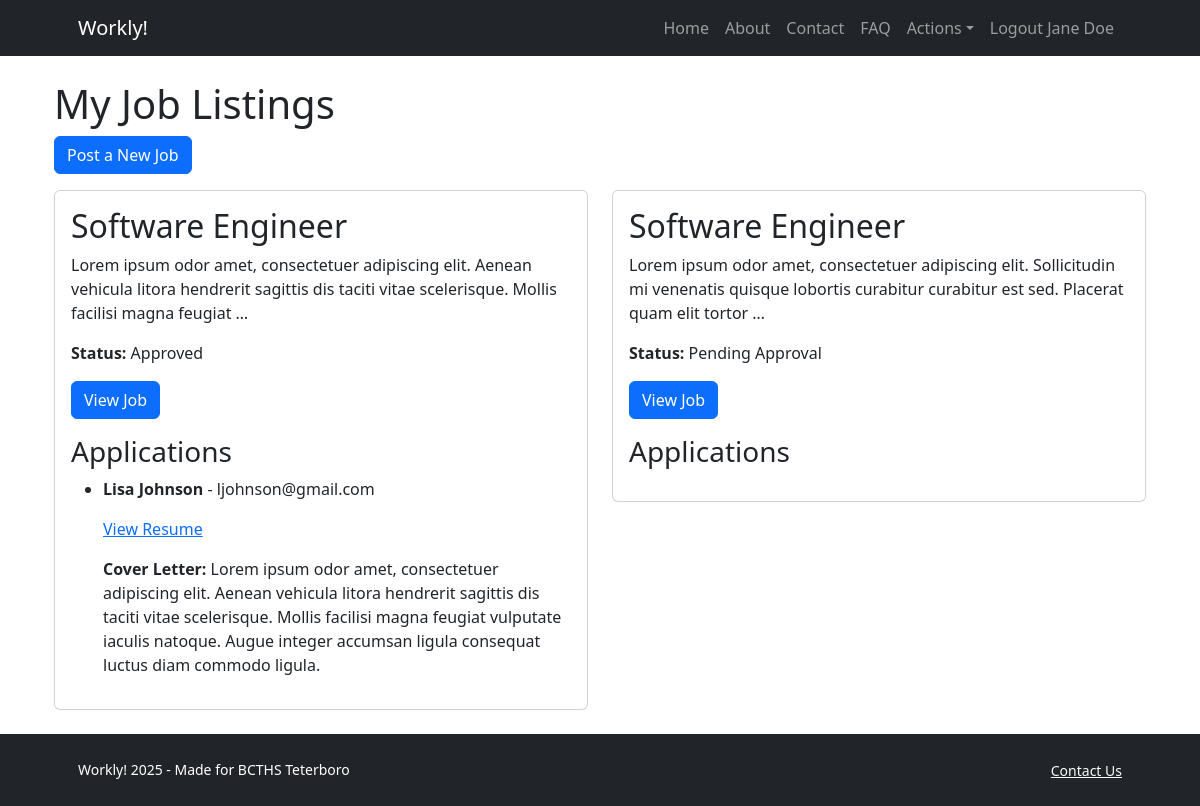
Page /employer-dashboard/ (signed in) on the earlier database version.
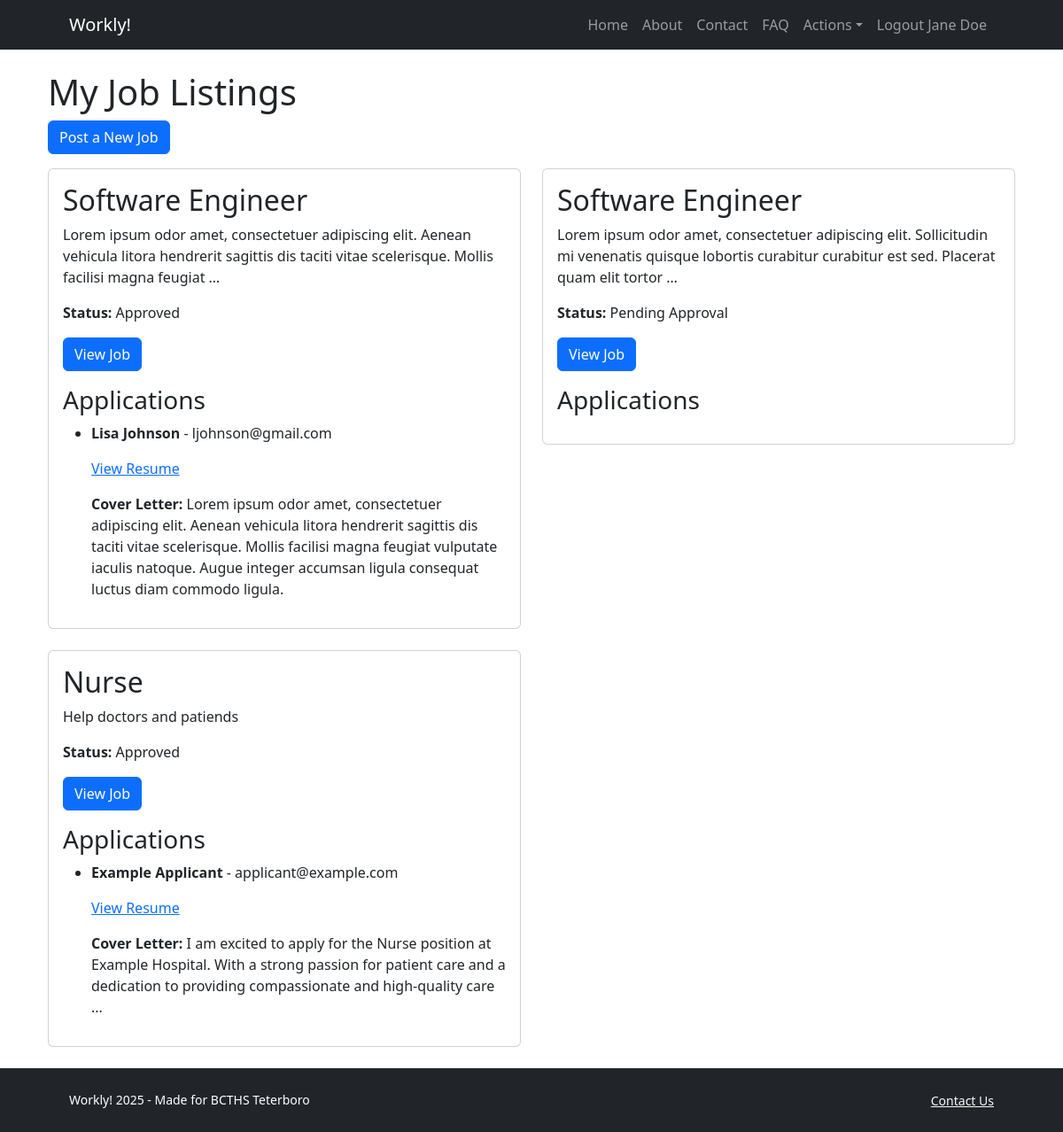
Same page on the later database version.
### accounts/models.py (models this page shows, shortened)
class CustomUser(AbstractUser):
    USER_TYPE_CHOICES = (
        ('employer', 'Employer'),
        ('applicant', 'Applicant'),
    )
    name = models.CharField(max_length=100)
    user_type = models.CharField(max_length=10, choices=USER_TYPE_CHOICES)
    groups = models.ManyToManyField(Group, related_name="customuser_groups", blank=True)
    user_permissions = models.ManyToManyField(Permission, related_name="customuser_permissions", blank=True)

### joblistings/models.py (models this page shows, shortened)
class JobPosting(models.Model):
    title = models.CharField(max_length=200)
    company = models.CharField(max_length=200)
    description = models.TextField()
    location = models.CharField(max_length=100)
    salary = models.DecimalField(max_digits=10, decimal_places=2)
    date_posted = models.DateTimeField(default=timezone.now)
    is_approved = models.BooleanField(default=False)
    posted_by = models.ForeignKey(settings.AUTH_USER_MODEL, on_delete = models.CASCADE, related_name = 'job_postings')

class JobApplication(models.Model):
    job = models.ForeignKey(JobPosting, on_delete = models.CASCADE, related_name = 'applications')
    applicant = models.ForeignKey(settings.AUTH_USER_MODEL, on_delete = models.CASCADE, related_name = 'job_applications')
    applicant_name = models.CharField(max_length=200)
    applicant_email = models.EmailField()
    resume = models.FileField(upload_to = 'resumes/')
    cover_letter = models.TextField()
    date_applied = models.DateTimeField(auto_now_add=True)

### joblistings/views.py (the view)
# urls.py: path('employer-dashboard/', views.employer_dashboard, name='employer_dashboard'),
@login_required
def employer_dashboard(request):
    if not hasattr(request.user, 'profile') or request.user.profile.user_type != 'employer':
        return redirect('index')
    job_postings = JobPosting.objects.filter(posted_by = request.user)
    applications = JobApplication.objects.filter(job__in=job_postings)
    return render(request, 'employer_dashboard.html', {'job_postings':job_postings, 'applications':applications})

### templates/employer_dashboard.html
{% extends "base.html" %}
{% block content %}
<div class="container">
    <h1>My Job Listings</h1>
    <a href="{% url 'post_job' %}" class="btn btn-primary mb-3">Post a New Job</a>
    <div class="row">
        {% for job in job_postings %}
            <div class="col-md-6">
                <div class="card mb-4">
                    <div class="card-body">
                        <h2 class="card-title">{{ job.title }}</h2>
                        <p class="card-text">{{ job.description | truncatewords:20 }}</p>
                        <p class="card-text"><strong>Status:</strong>
                        {% if job.is_approved %}
                        Approved
                        {% else %}
                        Pending Approval
                        {% endif %}</p>
                        <a href="{% url 'job_detail' job.id %}" class="btn btn-primary">View Job</a>
                        <h3 class="mt-3">Applications</h3>
                        <ul>
                            {% for application in applications %}
                                {% if application.job == job %}
                                    <li>
                                        <p><strong>{{ application.applicant_name }}</strong> - {{ application.applicant_email }}</p>
                                        <p><a href="{{ application.resume.url }}" target="_blank">View Resume</a></p>
                                        <p><strong>Cover Letter: </strong> {{ application.cover_letter }}</p>
                                    </li>
                                {% endif %}
                            {% empty %}
                                <li>No applications yet.</li>
                            {% endfor %}
                        </ul>
                    </div>
                </div>
            </div>
        {% empty %}
            <p>No job postings found.</p>
        {% endfor %}
    </div>
</div>
{% endblock content %}

### templates/base.html (shortened to what this page needs)
{% load static %}
<!DOCTYPE html>
<html lang="en">
    <head>
        <link rel ="stylesheet" href="https://cdn.jsdelivr.net/npm/bootstrap-icons@1.5.0/font/bootstrap-icons.css" />
        <link href="{% static 'css/styles.css' %}" rel="stylesheet" />
    </head>
    <body class="d-flex flex-column h-100">
        <main class="flex-shrink-0">
            <nav class="navbar navbar-expand-lg navbar-dark bg-dark">
                <div class="container px-5">
                    <a class="navbar-brand" href="{% url 'index'%}">Workly!</a>
                    <div class="collapse navbar-collapse" id="navbarSupportedContent">
                        <ul class="navbar-nav ms-auto mb-2 mb-lg-0">
                            <li class="nav-item"><a class="nav-link" href="{% url 'index' %}">Home</a></li>
                            <li class="nav-item"><a class="nav-link" href="{% url 'about' %}">About</a></li>
                            <li class="nav-item"><a class="nav-link" href="{% url 'contact' %}">Contact</a></li>
                            <li class="nav-item"><a class="nav-link" href="{% url 'faq' %}">FAQ</a></li>
                            {% if user.is_authenticated %}
                            <li class="nav-item dropdown">
                                <a class="nav-link dropdown-toggle" id="navbarDropdownPortfolio" href="#" role="button" data-bs-toggle="dropdown" aria-expanded="false">Actions</a>
                                </li>
                            <li class='nav-item'><a class="nav-link" href="{% url 'logout' %}">Logout {{user.name}}</a></li>
                            {% endif %}
                        </ul>
                    </div>
                </div>
            </nav>
            <div class="container mt-4">
                {% block content %}
                {% endblock content %}
            </div>
        <footer class="bg-dark py-4 mt-auto">
            <div class="container px-5">
                <div class="row align-items-center justify-content-between flex-column flex-sm-row">
                    <div class="col-auto"><div class="small m-0 text-white">Workly! 2025 - Made for BCTHS Teterboro</div></div>
                    <div class="col-auto">
                        <a class="link-light small" href='{% url "contact" %}'>Contact Us</a>
                    </div>
                </div>
            </div>
        </footer>
    </body>
</html>

Differences in the rows shown:
added JobPosting: title "Nurse", description "Help doctors and patiends", is_approved "Approved"
added JobApplication: applicant_name "Example Applicant", applicant_email "applicant@example.com", cover_letter "I am excited to apply for the Nurse position at Example Hospital. With a strong passion for patient care and a dedication to providing compassionate and high-quality care ...", shown under "Nurse"
